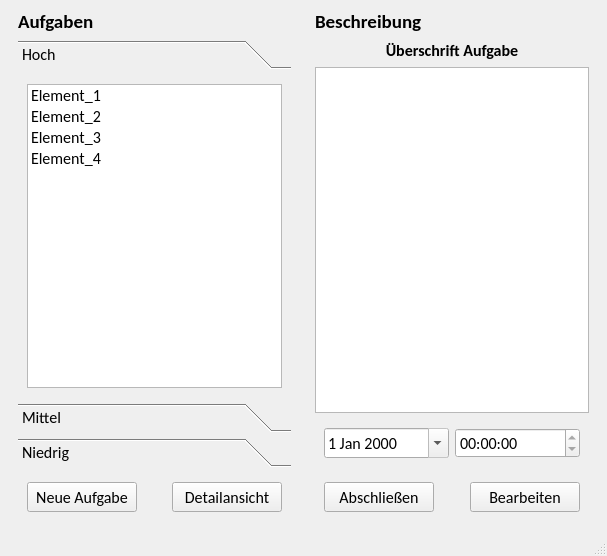
<?xml version="1.0" encoding="UTF-8"?>
<ui version="4.0">
 <class>frm_main_window</class>
 <widget class="QMainWindow" name="frm_main_window">
  <property name="geometry">
   <rect>
    <x>0</x>
    <y>0</y>
    <width>607</width>
    <height>556</height>
   </rect>
  </property>
  <property name="font">
   <font>
    <family>Calibri</family>
    <pointsize>12</pointsize>
   </font>
  </property>
  <property name="windowTitle">
   <string>Task Manager Beta</string>
  </property>
  <widget class="QWidget" name="centralwidget">
   <layout class="QHBoxLayout" name="horizontalLayout_3">
    <item>
     <widget class="QWidget" name="wg_main_tasks" native="true">
      <property name="sizePolicy">
       <sizepolicy hsizetype="Preferred" vsizetype="Preferred">
        <horstretch>0</horstretch>
        <verstretch>0</verstretch>
       </sizepolicy>
      </property>
      <property name="maximumSize">
       <size>
        <width>325</width>
        <height>16777215</height>
       </size>
      </property>
      <layout class="QVBoxLayout" name="verticalLayout_5">
       <property name="topMargin">
        <number>0</number>
       </property>
       <property name="bottomMargin">
        <number>0</number>
       </property>
       <item>
        <widget class="QLabel" name="lb_tasks">
         <property name="font">
          <font>
           <family>Calibri</family>
           <pointsize>14</pointsize>
           <bold>true</bold>
          </font>
         </property>
         <property name="text">
          <string>Aufgaben</string>
         </property>
         <property name="alignment">
          <set>Qt::AlignmentFlag::AlignLeading|Qt::AlignmentFlag::AlignLeft|Qt::AlignmentFlag::AlignVCenter</set>
         </property>
        </widget>
       </item>
       <item>
        <widget class="QToolBox" name="tb_tasks">
         <property name="currentIndex">
          <number>0</number>
         </property>
         <widget class="QWidget" name="high">
          <property name="geometry">
           <rect>
            <x>0</x>
            <y>0</y>
            <width>273</width>
            <height>328</height>
           </rect>
          </property>
          <attribute name="label">
           <string>Hoch</string>
          </attribute>
          <layout class="QVBoxLayout" name="verticalLayout">
           <item>
            <widget class="QListWidget" name="lw_high">
             <property name="layoutDirection">
              <enum>Qt::LayoutDirection::LeftToRight</enum>
             </property>
             <item>
              <property name="text">
               <string>Element_1</string>
              </property>
             </item>
             <item>
              <property name="text">
               <string>Element_2</string>
              </property>
             </item>
             <item>
              <property name="text">
               <string>Element_3</string>
              </property>
             </item>
             <item>
              <property name="text">
               <string>Element_4</string>
              </property>
             </item>
            </widget>
           </item>
          </layout>
         </widget>
         <widget class="QWidget" name="medium">
          <property name="geometry">
           <rect>
            <x>0</x>
            <y>0</y>
            <width>98</width>
            <height>76</height>
           </rect>
          </property>
          <attribute name="label">
           <string>Mittel</string>
          </attribute>
          <layout class="QVBoxLayout" name="verticalLayout_2">
           <item>
            <widget class="QListWidget" name="lw_medium">
             <item>
              <property name="text">
               <string>Element_1</string>
              </property>
             </item>
             <item>
              <property name="text">
               <string>Element_2</string>
              </property>
             </item>
             <item>
              <property name="text">
               <string>Element_3</string>
              </property>
             </item>
             <item>
              <property name="text">
               <string>Element_4</string>
              </property>
             </item>
             <item>
              <property name="text">
               <string>Element_5</string>
              </property>
             </item>
             <item>
              <property name="text">
               <string>Element_6</string>
              </property>
             </item>
            </widget>
           </item>
          </layout>
         </widget>
         <widget class="QWidget" name="low">
          <property name="geometry">
           <rect>
            <x>0</x>
            <y>0</y>
            <width>98</width>
            <height>76</height>
           </rect>
          </property>
          <attribute name="label">
           <string>Niedrig</string>
          </attribute>
          <layout class="QVBoxLayout" name="verticalLayout_3">
           <item>
            <widget class="QListWidget" name="lw_low">
             <item>
              <property name="text">
               <string>Element_1</string>
              </property>
             </item>
             <item>
              <property name="text">
               <string>Element_2</string>
              </property>
             </item>
             <item>
              <property name="text">
               <string>Element_3</string>
              </property>
             </item>
             <item>
              <property name="text">
               <string>Element_4</string>
              </property>
             </item>
            </widget>
           </item>
          </layout>
         </widget>
        </widget>
       </item>
       <item>
        <widget class="QWidget" name="wg_tasks_buttons" native="true">
         <layout class="QHBoxLayout" name="horizontalLayout">
          <item>
           <widget class="QPushButton" name="pb_new_task">
            <property name="minimumSize">
             <size>
              <width>110</width>
              <height>30</height>
             </size>
            </property>
            <property name="maximumSize">
             <size>
              <width>140</width>
              <height>40</height>
             </size>
            </property>
            <property name="text">
             <string>Neue Aufgabe</string>
            </property>
           </widget>
          </item>
          <item>
           <spacer name="horizontalSpacer_2">
            <property name="orientation">
             <enum>Qt::Orientation::Horizontal</enum>
            </property>
            <property name="sizeHint" stdset="0">
             <size>
              <width>40</width>
              <height>20</height>
             </size>
            </property>
           </spacer>
          </item>
          <item>
           <widget class="QPushButton" name="pb_show_description">
            <property name="minimumSize">
             <size>
              <width>110</width>
              <height>30</height>
             </size>
            </property>
            <property name="maximumSize">
             <size>
              <width>140</width>
              <height>40</height>
             </size>
            </property>
            <property name="text">
             <string>Detailansicht</string>
            </property>
            <property name="checkable">
             <bool>true</bool>
            </property>
            <property name="autoDefault">
             <bool>false</bool>
            </property>
           </widget>
          </item>
         </layout>
        </widget>
       </item>
      </layout>
     </widget>
    </item>
    <item>
     <widget class="QWidget" name="wg_main_description" native="true">
      <property name="sizePolicy">
       <sizepolicy hsizetype="Preferred" vsizetype="Preferred">
        <horstretch>0</horstretch>
        <verstretch>0</verstretch>
       </sizepolicy>
      </property>
      <property name="maximumSize">
       <size>
        <width>325</width>
        <height>16777215</height>
       </size>
      </property>
      <layout class="QVBoxLayout" name="verticalLayout_4">
       <property name="topMargin">
        <number>0</number>
       </property>
       <property name="bottomMargin">
        <number>0</number>
       </property>
       <item>
        <widget class="QLabel" name="lb_description">
         <property name="font">
          <font>
           <family>Calibri</family>
           <pointsize>14</pointsize>
           <bold>true</bold>
          </font>
         </property>
         <property name="text">
          <string>Beschreibung</string>
         </property>
         <property name="alignment">
          <set>Qt::AlignmentFlag::AlignLeading|Qt::AlignmentFlag::AlignLeft|Qt::AlignmentFlag::AlignVCenter</set>
         </property>
        </widget>
       </item>
       <item>
        <widget class="QLabel" name="lb_task_title">
         <property name="font">
          <font>
           <family>Calibri</family>
           <pointsize>12</pointsize>
           <bold>true</bold>
          </font>
         </property>
         <property name="text">
          <string>Überschrift Aufgabe</string>
         </property>
         <property name="alignment">
          <set>Qt::AlignmentFlag::AlignCenter</set>
         </property>
        </widget>
       </item>
       <item>
        <widget class="QTextEdit" name="te_description">
         <property name="readOnly">
          <bool>true</bool>
         </property>
        </widget>
       </item>
       <item>
        <widget class="QWidget" name="wg_description_time" native="true">
         <property name="font">
          <font>
           <family>Calibri</family>
           <pointsize>12</pointsize>
          </font>
         </property>
         <layout class="QHBoxLayout" name="horizontalLayout_4">
          <item>
           <widget class="QDateEdit" name="ded_description">
            <property name="readOnly">
             <bool>true</bool>
            </property>
            <property name="calendarPopup">
             <bool>true</bool>
            </property>
           </widget>
          </item>
          <item>
           <widget class="QTimeEdit" name="ted_description">
            <property name="readOnly">
             <bool>true</bool>
            </property>
           </widget>
          </item>
         </layout>
        </widget>
       </item>
       <item>
        <widget class="QWidget" name="wg_description_buttons" native="true">
         <layout class="QHBoxLayout" name="horizontalLayout_2">
          <item>
           <widget class="QPushButton" name="pb_finish_task">
            <property name="minimumSize">
             <size>
              <width>110</width>
              <height>30</height>
             </size>
            </property>
            <property name="maximumSize">
             <size>
              <width>140</width>
              <height>40</height>
             </size>
            </property>
            <property name="text">
             <string>Abschließen</string>
            </property>
           </widget>
          </item>
          <item>
           <spacer name="horizontalSpacer_3">
            <property name="orientation">
             <enum>Qt::Orientation::Horizontal</enum>
            </property>
            <property name="sizeHint" stdset="0">
             <size>
              <width>40</width>
              <height>20</height>
             </size>
            </property>
           </spacer>
          </item>
          <item>
           <widget class="QPushButton" name="pb_edit_task">
            <property name="minimumSize">
             <size>
              <width>110</width>
              <height>30</height>
             </size>
            </property>
            <property name="maximumSize">
             <size>
              <width>140</width>
              <height>40</height>
             </size>
            </property>
            <property name="text">
             <string>Bearbeiten</string>
            </property>
           </widget>
          </item>
         </layout>
        </widget>
       </item>
      </layout>
     </widget>
    </item>
   </layout>
  </widget>
  <widget class="QStatusBar" name="statusbar"/>
 </widget>
 <resources/>
 <connections/>
</ui>
